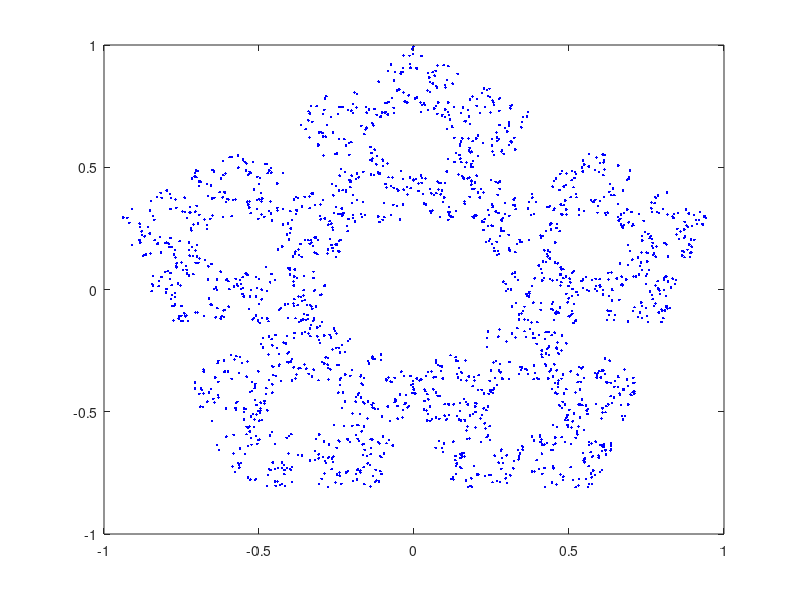

MATLAB code to generate this figure:

%vertex 1
x1=0;
y1=1;

%vertex 2
x2=sin(2*pi/5);
y2=cos(2*pi/5);

%vertex 3
x3=sin(4*pi/5);
y3=-cos(pi/5);

%vertex 4
x4=-sin(4*pi/5);
y4=-cos(pi/5);

%vertex 5
x5=-sin(2*pi/5);
y5=cos(2*pi/5);

%start point
x=rand();
y=rand();
steps=2000;

for k=1:steps

    r = rand(); %choose random side
    
    if r <=(1/5)                %side 1 chosen
        x=x+.6*(x1-x);
        y=y+.6*(y1-y);
    elseif r>(1/5)      
        if r<=(2/5)             %side 2 chosen
            x=x+.6*(x2-x);
            y=y+.6*(y2-y);
       elseif r>(2/5)
        if r<=(3/5)             %side 3 chosen
            x=x+.6*(x3-x);
            y=y+.6*(y3-y);
        elseif r>(3/5)
        if r<=(4/5)             %side 4 chosen
            x=x+.6*(x4-x);
            y=y+.6*(y4-y); 
        else
            x=x+.6*(x5-x);      %side 5 chosen
            y=y+.6*(y5-y);
        end
        end
        end
     end
   plot(x,y','b.')
   drawnow;
   hold on

end
